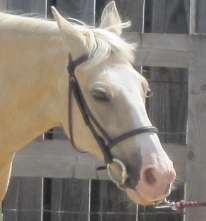
#> input picture Images/Chapter3/Input/Horse.png, 206 x 221 px, found by its file name
$ python IntensityNormalization.py
#> lines starting #> are read from the running program, lines starting #| are printed output that depends on the picture
### Modules/ImageUtilities.py
'''
Feature Extraction and Image Processing
Mark S. Nixon & Alberto S. Aguado
http://www.southampton.ac.uk/~msn/book/
ImageUtilities: Helper module to support image read, create, show and write
                Uses PIL and numpy to work with arrays containing image data
'''

# Image load by using PIL
from PIL import Image

# Array to store image data
from numpy import array, zeros, amax, amin, clip

# Show an image
from matplotlib.pyplot import imshow
import matplotlib.pyplot as plt

# Read an image returning an array with 3 color components
# [18 lines left out: functions imageReadRGB, imageReadRGBF, not called in this run]

# Read an image returning an array with 1 component
def imageReadL(fileName):
    inputImage = Image.open(fileName)
#> inputImage is the input picture: PIL image 206x221 RGB; mean R, G, B 134.5, 126.5, 116.8
    width, height = inputImage.size
#> width = 206; height = 221

    inputArray = array(inputImage)
    outputArray = zeros((height, width), dtype='uint8')

    # Combine pixel values, for each row and column
    for y in range(0, height):
        for x in range(0, width):
            rgb = inputArray[y,x]
            outputArray[y,x] = (int(rgb[0]) + int(rgb[1]) + int(rgb[2])) / 3
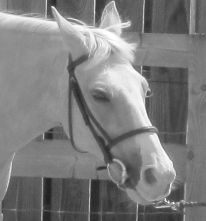
#> outputArray: shape (221, 206); min 30, max 255, mean 125.6

    return outputArray, width, height

# Save a image containing float as a gray level image
# [37 lines left out: functions imageSaveF, imageSaveL, imageSaveRGB, createImageRGB, not called in this run]

# Create a zero array with a color components
def createImageL(width, height):
    outputArray = zeros((height, width), dtype='uint8')

    return outputArray

# Create a zero array two float components
# [92 lines left out: functions createImageUV, createImage2I, createImageF, createImageNF, createImageFromDataF, createScaleImageL and 3 more, not called in this run]

# Create a 1D array of integers
def createVectorI(width):
    outputArray = zeros(width, dtype='int')

    return outputArray

# Show an array containing image data
# [4 lines left out: function showImageRGB, not called in this run]

# Show an array containing image data
def showImageL(image):
    # Create output and show
    outputImage = Image.fromarray(image, 'L')
    outputImage.show()

# Show an array containing image data
# [76 lines left out: functions showImageF, plotImageRGB, plotImageRGBF, plotImageL, plotImageF, not called in this run]

### PhytonWorkSpace5Edition/Modules/ImagePropertiesUtilities.py
'''
Feature Extraction and Image Processing
Mark S. Nixon & Alberto S. Aguado
http://www.southampton.ac.uk/~msn/book/
ImagePropertiesUtilities: Helper module to obtain information from an image
'''

# Array to store image data
from numpy import amax, amin, unravel_index

# Mean form a float image
# [16 lines left out: function meanStddev, not called in this run]

# Return the maximum and minimum
def imageMaxMin(image):
    maximum = amax(image)
    minimum = amin(image)

    return maximum, minimum

# Return the maximum position
# [40 lines left out: functions imageArgMax, peakDetectorImageL, peakDetectorVector, not called in this run]

### Modules/ImageOperatorsUtilities.py
'''
Feature Extraction and Image Processing
Mark S. Nixon & Alberto S. Aguado
http://www.southampton.ac.uk/~msn/book/
ImageOperatorsUtilities: Helper module to process an image
'''

# Images
from ImageUtilities import createImageF, createImageL, createVectorI
from ConvolutionUtilities import createGaussianKernel, createSobelKernel, applyKernelF, applyKernelMA

# Array to store image data
from numpy import amax

# Math
from math import log, pi, sin, cos

# Iteration
from timeit import itertools

# Create a log of an array containing float data
# [16 lines left out: function imageLogF, not called in this run]

# Compute the histogram of an image
def computeHistogram(inputImage):
    height = len(inputImage)
    width = len(inputImage[0])

    # Vector of integers values to store the number of times a pixel value is repeated
    outputHistogram = createVectorI(256)

    # Get the number of times a pixel value is found in the image
    for x,y in itertools.product(range(0, width), range(0, height)):
        pixelValue = inputImage[y,x]
        outputHistogram[pixelValue] += 1

    return outputHistogram

# Return byte thresholded image
# [150 lines left out: functions thresholdImage, applyCannyEdgeDetector, not called in this run]

### Modules/PlotUtilities.py
'''
Feature Extraction and Image Processing
Mark S. Nixon & Alberto S. Aguado
http://www.southampton.ac.uk/~msn/book/
PlotUtilities: Helper module to show plots of image data
          Uses numpy  and matplotlib to work with arrays and plots
'''

# Math functions
import math

# Array to store data
import numpy as np

# Array to store image data
from numpy import zeros

# Plot functions
import matplotlib.pyplot as plt
import matplotlib.ticker as ticker

# Two alternative ways to import Axes3D.
import importlib
importlib.import_module('mpl_toolkits.mplot3d').Axes3D
#from mpl_toolkits.mplot3d import Axes3D

# Plot a histogram of data
def plotHistogram(data, plotRange = [0, 0], barSepartion = 1, figureSize = (5,3)):

    width = len(data)
    x = np.linspace(0, width-1, width)

    # Create figure
    plt.rcParams["figure.figsize"] = figureSize
    fig = plt.figure()
    axes = fig.gca()
    axes.bar(x, data, barSepartion)

    axes.spines['top'].set_visible(False)
    axes.spines['right'].set_visible(False)

    plt.rcParams.update()

    if plotRange[0] != 0 or plotRange[1] != 0:
        axes.set_ylim([plotRange[0], plotRange[1]])

    plt.show()

# Plot a histogram of data
# [311 lines left out: functions plotCurve, plot2Curves, plotCurves, plotCurveXY, plot3DColorHistogram, plot3DHistogram and 4 more, not called in this run]

### PhytonWorkSpace5Edition/ExamplesPython_3.12.8/Chapter3/IntensityNormalization.py
'''
Feature Extraction and Image Processing
Mark S. Nixon & Alberto S. Aguado
http://www.southampton.ac.uk/~msn/book/
Chapter 3
IntensityNormalization: Normalize an image
'''

# Set up modules path
# It can also be set in sys variables
import os
import sys
sys.path.append(os.path.join(os.path.dirname(__file__), "../../Modules"))

# Module functions
from ImageUtilities import imageReadL, showImageL, createImageL
from ImagePropertiesUtilities import imageMaxMin
from PlotUtilities import plotHistogram
from ImageOperatorsUtilities import computeHistogram

# Iteration
from timeit import itertools

'''
Parameters:
    pathToDir = Input image directory
    imageName = Input image name
'''
pathToDir = os.path.join(os.path.dirname(__file__), "../../Images/Chapter3/Input/")
imageName = "Horse.png"

# Read image into array
inputImage, width, height  = imageReadL(pathToDir + imageName)
#> width = 206; height = 221

# Show input image
showImageL(inputImage)

# Create image to store the normalization
outputNormalizedImage = createImageL(width, height)
#> outputNormalizedImage: shape (221, 206); every value is 0

# Maximum and range
maxVal, miniVal = imageMaxMin(inputImage)
#> in imageMaxMin, `maximum = amax(image)`: maximum = 255
#> in imageMaxMin, `minimum = amin(image)`: minimum = 30
#> maxVal = 255; miniVal = 30
brightRange = float(maxVal - miniVal)
#> brightRange = 225

# Set the pixels in the output image
for x,y in itertools.product(range(0, width), range(0, height)):

    # Normalize the pixel value according to the range
    outputNormalizedImage[y,x] = round((inputImage[y,x] - miniVal) * 255.0 / brightRange)
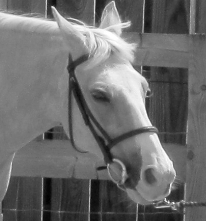
#> outputNormalizedImage: shape (221, 206); min 0, max 255, mean 108.3

# Compute histogram
histogramNormalizedImage = computeHistogram(outputNormalizedImage)
#> in computeHistogram, `height = len(inputImage)`: height = 221
#> in computeHistogram, `width = len(inputImage[0])`: width = 206
#> the loop in computeHistogram, `for x,y in itertools.product(range(0, width), range(0, height)):` made 45526 passes
#> pixelValue on passes 1 to 3: 129, 128, 131
#> after the loop in computeHistogram, `for x,y in itertools.product(range(0, width), range(0, height)):`: outputHistogram = 256 values, max 919 at index 126, min 0 at index 4, mean 177.8
#> histogramNormalizedImage has the same summary as outputHistogram in computeHistogram

# Show output image and plot histogram
showImageL(outputNormalizedImage)
plotHistogram(histogramNormalizedImage)
#> in plotHistogram, `width = len(data)`: width = 256
#> in plotHistogram, `plt.show()`:
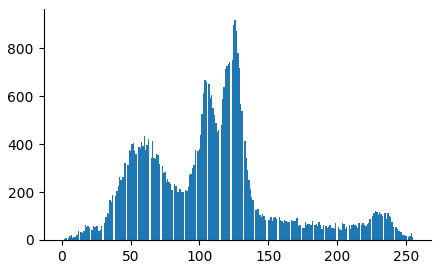
#> figure drawn by matplotlib, 1 panel; tallest bar 919 high, from x = 125.5 to 126.5

$ run again, with Images/Chapter3/Input/Giraffe.png copied over Images/Chapter3/Input/Horse.png
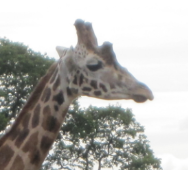
#> input picture Images/Chapter3/Input/Giraffe.png, 188 x 170 px, found by its file name
#> in imageReadL, inputImage is the input picture: PIL image 188x170 RGB; mean R, G, B 179, 177.8, 174.1
#> `inputImage, width, height  = imageReadL(pathToDir + imageName)`: width = 188; height = 170
#> maximum = 255
#> minimum = 35
#> maxVal = 255; miniVal = 35
#> brightRange = 220
#> after the loop `for x,y in itertools.product(range(0, width), range(0, height)):`:
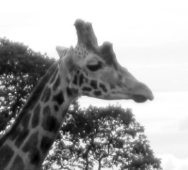
#> outputNormalizedImage: shape (170, 188); min 0, max 255, mean 164.3
#> in computeHistogram, `height = len(inputImage)`: height = 170
#> in computeHistogram, `width = len(inputImage[0])`: width = 188
#> the loop in computeHistogram, `for x,y in itertools.product(range(0, width), range(0, height)):` made 31960 passes
#> pixelValue on passes 1 to 3: 255, 255, 255
#> after the loop in computeHistogram, `for x,y in itertools.product(range(0, width), range(0, height)):`: outputHistogram = 256 values, max 5621 at index 255, min 0 at index 4, mean 124.8
#> histogramNormalizedImage has the same summary as outputHistogram in computeHistogram
#> in plotHistogram, `width = len(data)`: width = 256
#> in plotHistogram, `plt.show()`:
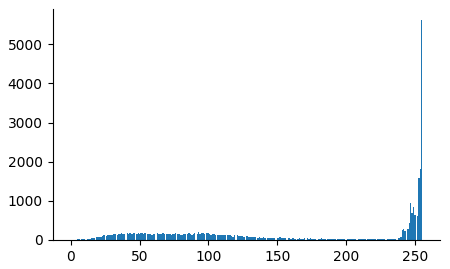
#> figure drawn by matplotlib, 1 panel; tallest bar 5621 high, from x = 254.5 to 255.5

$ run again, with Images/Chapter3/Input/Logs.png copied over Images/Chapter3/Input/Horse.png
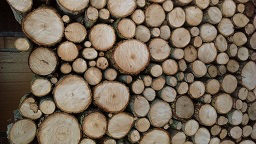
#> input picture Images/Chapter3/Input/Logs.png, 256 x 144 px, found by its file name
#> in imageReadL, inputImage is the input picture: PIL image 256x144 RGBA; mean R, G, B, A 118.7, 104, 87.6, 255
#> `inputImage, width, height  = imageReadL(pathToDir + imageName)`: width = 256; height = 144
#> maximum = 208
#> minimum = 0
#> maxVal = 208; miniVal = 0
#> brightRange = 208
#> after the loop `for x,y in itertools.product(range(0, width), range(0, height)):`:
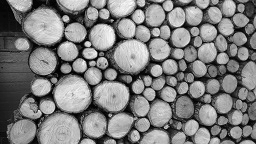
#> outputNormalizedImage: shape (144, 256); min 0, max 255, mean 126.4
#> in computeHistogram, `height = len(inputImage)`: height = 144
#> in computeHistogram, `width = len(inputImage[0])`: width = 256
#> the loop in computeHistogram, `for x,y in itertools.product(range(0, width), range(0, height)):` made 36864 passes
#> pixelValue on passes 1 to 3: 9, 7, 7
#> after the loop in computeHistogram, `for x,y in itertools.product(range(0, width), range(0, height)):`: outputHistogram = 256 values, max 441 at index 186, min 0 at index 3, mean 144
#> histogramNormalizedImage has the same summary as outputHistogram in computeHistogram
#> in plotHistogram, `width = len(data)`: width = 256
#> in plotHistogram, `plt.show()`:
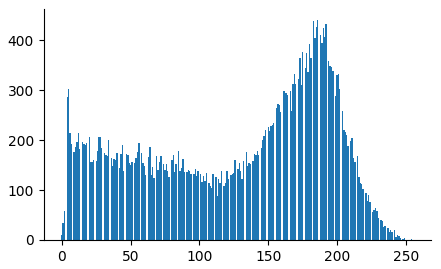
#> figure drawn by matplotlib, 1 panel; tallest bar 441 high, from x = 185.5 to 186.5
